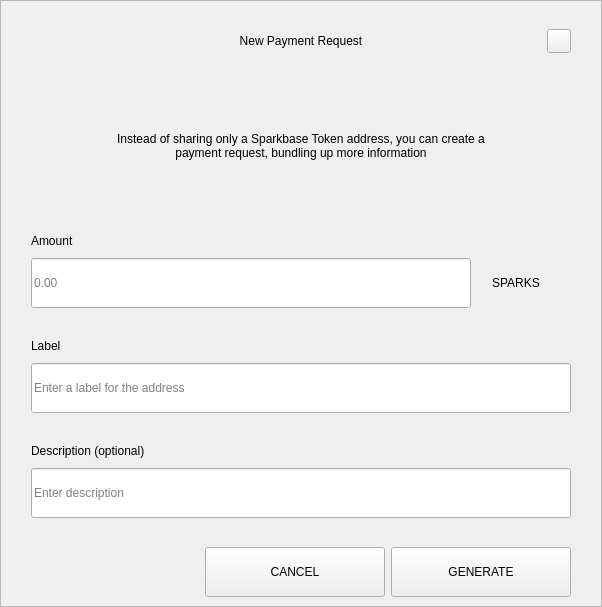
<?xml version="1.0" encoding="UTF-8"?>
<ui version="4.0">
 <class>RequestDialog</class>
 <widget class="QDialog" name="RequestDialog">
  <property name="geometry">
   <rect>
    <x>0</x>
    <y>0</y>
    <width>602</width>
    <height>607</height>
   </rect>
  </property>
  <property name="windowTitle">
   <string>Dialog</string>
  </property>
  <layout class="QVBoxLayout" name="verticalLayout_5">
   <property name="spacing">
    <number>0</number>
   </property>
   <property name="leftMargin">
    <number>0</number>
   </property>
   <property name="topMargin">
    <number>0</number>
   </property>
   <property name="rightMargin">
    <number>0</number>
   </property>
   <property name="bottomMargin">
    <number>0</number>
   </property>
   <item>
    <widget class="QFrame" name="frame">
     <property name="styleSheet">
      <string notr="true"/>
     </property>
     <property name="frameShape">
      <enum>QFrame::StyledPanel</enum>
     </property>
     <property name="frameShadow">
      <enum>QFrame::Raised</enum>
     </property>
     <layout class="QVBoxLayout" name="verticalLayout_4" stretch="1,0,0">
      <property name="spacing">
       <number>0</number>
      </property>
      <property name="leftMargin">
       <number>30</number>
      </property>
      <property name="topMargin">
       <number>20</number>
      </property>
      <property name="rightMargin">
       <number>30</number>
      </property>
      <property name="bottomMargin">
       <number>0</number>
      </property>
      <item>
       <layout class="QHBoxLayout" name="horizontalLayout_3">
        <property name="spacing">
         <number>0</number>
        </property>
        <item>
         <spacer name="horizontalSpacer_21">
          <property name="orientation">
           <enum>Qt::Horizontal</enum>
          </property>
          <property name="sizeHint" stdset="0">
           <size>
            <width>40</width>
            <height>20</height>
           </size>
          </property>
         </spacer>
        </item>
        <item>
         <widget class="QLabel" name="labelTitle">
          <property name="minimumSize">
           <size>
            <width>0</width>
            <height>40</height>
           </size>
          </property>
          <property name="maximumSize">
           <size>
            <width>16777215</width>
            <height>40</height>
           </size>
          </property>
          <property name="styleSheet">
           <string notr="true">padding-left:24px;</string>
          </property>
          <property name="text">
           <string>New Payment Request</string>
          </property>
          <property name="alignment">
           <set>Qt::AlignCenter</set>
          </property>
          <property name="margin">
           <number>7</number>
          </property>
         </widget>
        </item>
        <item>
         <spacer name="horizontalSpacer">
          <property name="orientation">
           <enum>Qt::Horizontal</enum>
          </property>
          <property name="sizeHint" stdset="0">
           <size>
            <width>40</width>
            <height>20</height>
           </size>
          </property>
         </spacer>
        </item>
        <item>
         <widget class="QPushButton" name="btnEsc">
          <property name="minimumSize">
           <size>
            <width>24</width>
            <height>24</height>
           </size>
          </property>
          <property name="maximumSize">
           <size>
            <width>24</width>
            <height>24</height>
           </size>
          </property>
          <property name="focusPolicy">
           <enum>Qt::NoFocus</enum>
          </property>
          <property name="text">
           <string/>
          </property>
         </widget>
        </item>
       </layout>
      </item>
      <item>
       <widget class="QStackedWidget" name="stack">
        <property name="minimumSize">
         <size>
          <width>540</width>
          <height>0</height>
         </size>
        </property>
        <property name="maximumSize">
         <size>
          <width>540</width>
          <height>16777215</height>
         </size>
        </property>
        <property name="currentIndex">
         <number>0</number>
        </property>
        <widget class="QWidget" name="page_1">
         <property name="minimumSize">
          <size>
           <width>540</width>
           <height>0</height>
          </size>
         </property>
         <property name="maximumSize">
          <size>
           <width>540</width>
           <height>16777215</height>
          </size>
         </property>
         <layout class="QVBoxLayout" name="layout1">
          <property name="spacing">
           <number>0</number>
          </property>
          <property name="leftMargin">
           <number>0</number>
          </property>
          <property name="topMargin">
           <number>0</number>
          </property>
          <property name="rightMargin">
           <number>0</number>
          </property>
          <property name="bottomMargin">
           <number>0</number>
          </property>
          <item>
           <spacer name="verticalSpacer_21">
            <property name="orientation">
             <enum>Qt::Vertical</enum>
            </property>
            <property name="sizeType">
             <enum>QSizePolicy::Fixed</enum>
            </property>
            <property name="sizeHint" stdset="0">
             <size>
              <width>20</width>
              <height>30</height>
             </size>
            </property>
           </spacer>
          </item>
          <item alignment="Qt::AlignHCenter">
           <widget class="QLabel" name="labelMessage">
            <property name="minimumSize">
             <size>
              <width>400</width>
              <height>50</height>
             </size>
            </property>
            <property name="text">
             <string>Instead of sharing only a Sparkbase Token address, you can create a payment request, bundling up more information</string>
            </property>
            <property name="alignment">
             <set>Qt::AlignCenter</set>
            </property>
            <property name="wordWrap">
             <bool>true</bool>
            </property>
           </widget>
          </item>
          <item alignment="Qt::AlignBottom">
           <widget class="QWidget" name="containerAmount" native="true">
            <layout class="QVBoxLayout" name="verticalLayout">
             <property name="spacing">
              <number>9</number>
             </property>
             <property name="leftMargin">
              <number>0</number>
             </property>
             <property name="topMargin">
              <number>0</number>
             </property>
             <property name="rightMargin">
              <number>0</number>
             </property>
             <property name="bottomMargin">
              <number>0</number>
             </property>
             <item>
              <widget class="QLabel" name="labelSubtitleAmount">
               <property name="minimumSize">
                <size>
                 <width>350</width>
                 <height>16</height>
                </size>
               </property>
               <property name="maximumSize">
                <size>
                 <width>16777215</width>
                 <height>16</height>
                </size>
               </property>
               <property name="text">
                <string>Amount</string>
               </property>
              </widget>
             </item>
             <item alignment="Qt::AlignTop">
              <widget class="QWidget" name="layoutAmount" native="true">
               <layout class="QHBoxLayout" name="horizontalLayout" stretch="2,0">
                <property name="spacing">
                 <number>0</number>
                </property>
                <property name="leftMargin">
                 <number>0</number>
                </property>
                <property name="topMargin">
                 <number>0</number>
                </property>
                <property name="rightMargin">
                 <number>0</number>
                </property>
                <property name="bottomMargin">
                 <number>0</number>
                </property>
                <item>
                 <widget class="QLineEdit" name="lineEditAmount">
                  <property name="minimumSize">
                   <size>
                    <width>0</width>
                    <height>50</height>
                   </size>
                  </property>
                  <property name="maximumSize">
                   <size>
                    <width>16777215</width>
                    <height>50</height>
                   </size>
                  </property>
                  <property name="placeholderText">
                   <string notr="true">0.00</string>
                  </property>
                 </widget>
                </item>
                <item>
                 <widget class="QWidget" name="comboContainer" native="true">
                  <property name="minimumSize">
                   <size>
                    <width>100</width>
                    <height>50</height>
                   </size>
                  </property>
                  <property name="maximumSize">
                   <size>
                    <width>16777215</width>
                    <height>50</height>
                   </size>
                  </property>
                  <layout class="QHBoxLayout" name="horizontalLayout_31">
                   <property name="spacing">
                    <number>0</number>
                   </property>
                   <property name="leftMargin">
                    <number>0</number>
                   </property>
                   <property name="topMargin">
                    <number>0</number>
                   </property>
                   <property name="rightMargin">
                    <number>10</number>
                   </property>
                   <property name="bottomMargin">
                    <number>0</number>
                   </property>
                   <item>
                    <widget class="QLabel" name="comboBoxCoin">
                     <property name="text">
                      <string>SPARKS</string>
                     </property>
                     <property name="alignment">
                      <set>Qt::AlignCenter</set>
                     </property>
                    </widget>
                   </item>
                  </layout>
                 </widget>
                </item>
               </layout>
              </widget>
             </item>
            </layout>
           </widget>
          </item>
          <item>
           <spacer name="verticalSpacer_31">
            <property name="orientation">
             <enum>Qt::Vertical</enum>
            </property>
            <property name="sizeType">
             <enum>QSizePolicy::Fixed</enum>
            </property>
            <property name="sizeHint" stdset="0">
             <size>
              <width>20</width>
              <height>30</height>
             </size>
            </property>
           </spacer>
          </item>
          <item>
           <layout class="QVBoxLayout" name="verticalLayoutLabel">
            <property name="spacing">
             <number>9</number>
            </property>
            <item>
             <widget class="QLabel" name="labelSubtitleLabel">
              <property name="minimumSize">
               <size>
                <width>0</width>
                <height>16</height>
               </size>
              </property>
              <property name="maximumSize">
               <size>
                <width>16777215</width>
                <height>16</height>
               </size>
              </property>
              <property name="text">
               <string>Label</string>
              </property>
             </widget>
            </item>
            <item>
             <widget class="QLineEdit" name="lineEditLabel">
              <property name="minimumSize">
               <size>
                <width>0</width>
                <height>50</height>
               </size>
              </property>
              <property name="maximumSize">
               <size>
                <width>16777215</width>
                <height>50</height>
               </size>
              </property>
              <property name="placeholderText">
               <string>Enter a label for the address</string>
              </property>
             </widget>
            </item>
           </layout>
          </item>
          <item>
           <spacer name="verticalSpacer_34">
            <property name="orientation">
             <enum>Qt::Vertical</enum>
            </property>
            <property name="sizeType">
             <enum>QSizePolicy::Fixed</enum>
            </property>
            <property name="sizeHint" stdset="0">
             <size>
              <width>20</width>
              <height>30</height>
             </size>
            </property>
           </spacer>
          </item>
          <item>
           <layout class="QVBoxLayout" name="verticalLayoutDescription">
            <property name="spacing">
             <number>9</number>
            </property>
            <item>
             <widget class="QLabel" name="labelSubtitleDescription">
              <property name="minimumSize">
               <size>
                <width>0</width>
                <height>16</height>
               </size>
              </property>
              <property name="maximumSize">
               <size>
                <width>16777215</width>
                <height>16</height>
               </size>
              </property>
              <property name="text">
               <string>Description (optional)</string>
              </property>
             </widget>
            </item>
            <item>
             <widget class="QLineEdit" name="lineEditDescription">
              <property name="minimumSize">
               <size>
                <width>0</width>
                <height>50</height>
               </size>
              </property>
              <property name="maximumSize">
               <size>
                <width>16777215</width>
                <height>50</height>
               </size>
              </property>
              <property name="placeholderText">
               <string>Enter description</string>
              </property>
             </widget>
            </item>
            <item>
             <spacer name="verticalSpacer_4">
              <property name="orientation">
               <enum>Qt::Vertical</enum>
              </property>
              <property name="sizeType">
               <enum>QSizePolicy::Fixed</enum>
              </property>
              <property name="sizeHint" stdset="0">
               <size>
                <width>20</width>
                <height>20</height>
               </size>
              </property>
             </spacer>
            </item>
           </layout>
          </item>
         </layout>
        </widget>
        <widget class="QWidget" name="page_2">
         <layout class="QVBoxLayout" name="layout2">
          <item>
           <spacer name="verticalSpacer_5">
            <property name="orientation">
             <enum>Qt::Vertical</enum>
            </property>
            <property name="sizeType">
             <enum>QSizePolicy::Fixed</enum>
            </property>
            <property name="sizeHint" stdset="0">
             <size>
              <width>20</width>
              <height>50</height>
             </size>
            </property>
           </spacer>
          </item>
          <item alignment="Qt::AlignHCenter">
           <widget class="QLabel" name="labelQrImg">
            <property name="minimumSize">
             <size>
              <width>260</width>
              <height>260</height>
             </size>
            </property>
            <property name="maximumSize">
             <size>
              <width>260</width>
              <height>260</height>
             </size>
            </property>
            <property name="text">
             <string/>
            </property>
            <property name="alignment">
             <set>Qt::AlignCenter</set>
            </property>
           </widget>
          </item>
          <item>
           <spacer name="verticalSpacer_2">
            <property name="orientation">
             <enum>Qt::Vertical</enum>
            </property>
            <property name="sizeType">
             <enum>QSizePolicy::Fixed</enum>
            </property>
            <property name="sizeHint" stdset="0">
             <size>
              <width>20</width>
              <height>30</height>
             </size>
            </property>
           </spacer>
          </item>
          <item alignment="Qt::AlignHCenter">
           <widget class="QLabel" name="labelAddress">
            <property name="text">
             <string>D7VFR83SQbiezrW72hjcWJtcfip5krte2Z </string>
            </property>
           </widget>
          </item>
          <item>
           <spacer name="verticalSpacer_32">
            <property name="orientation">
             <enum>Qt::Vertical</enum>
            </property>
            <property name="sizeType">
             <enum>QSizePolicy::Expanding</enum>
            </property>
            <property name="sizeHint" stdset="0">
             <size>
              <width>20</width>
              <height>20</height>
             </size>
            </property>
           </spacer>
          </item>
          <item>
           <layout class="QHBoxLayout" name="horizontal">
            <property name="leftMargin">
             <number>20</number>
            </property>
            <property name="rightMargin">
             <number>20</number>
            </property>
            <property name="bottomMargin">
             <number>20</number>
            </property>
            <item>
             <spacer name="horizontalSpacer_4">
              <property name="orientation">
               <enum>Qt::Horizontal</enum>
              </property>
              <property name="sizeHint" stdset="0">
               <size>
                <width>40</width>
                <height>20</height>
               </size>
              </property>
             </spacer>
            </item>
            <item>
             <widget class="QPushButton" name="btnCopyAddress">
              <property name="minimumSize">
               <size>
                <width>180</width>
                <height>50</height>
               </size>
              </property>
              <property name="text">
               <string>COPY ADDRESS</string>
              </property>
             </widget>
            </item>
            <item>
             <widget class="QPushButton" name="btnCopyUrl">
              <property name="minimumSize">
               <size>
                <width>180</width>
                <height>50</height>
               </size>
              </property>
              <property name="text">
               <string>COPY URL</string>
              </property>
             </widget>
            </item>
            <item>
             <spacer name="horizontalSpacer_2">
              <property name="orientation">
               <enum>Qt::Horizontal</enum>
              </property>
              <property name="sizeHint" stdset="0">
               <size>
                <width>40</width>
                <height>20</height>
               </size>
              </property>
             </spacer>
            </item>
           </layout>
          </item>
         </layout>
        </widget>
       </widget>
      </item>
      <item>
       <widget class="QWidget" name="buttonsStack" native="true">
        <layout class="QHBoxLayout" name="horizontalLayout_5">
         <property name="leftMargin">
          <number>20</number>
         </property>
         <property name="rightMargin">
          <number>0</number>
         </property>
         <item>
          <spacer name="horizontalSpacer_41">
           <property name="orientation">
            <enum>Qt::Horizontal</enum>
           </property>
           <property name="sizeHint" stdset="0">
            <size>
             <width>40</width>
             <height>20</height>
            </size>
           </property>
          </spacer>
         </item>
         <item>
          <widget class="QPushButton" name="btnCancel">
           <property name="minimumSize">
            <size>
             <width>180</width>
             <height>50</height>
            </size>
           </property>
           <property name="focusPolicy">
            <enum>Qt::NoFocus</enum>
           </property>
           <property name="text">
            <string>CANCEL</string>
           </property>
          </widget>
         </item>
         <item>
          <widget class="QPushButton" name="btnSave">
           <property name="minimumSize">
            <size>
             <width>180</width>
             <height>50</height>
            </size>
           </property>
           <property name="focusPolicy">
            <enum>Qt::NoFocus</enum>
           </property>
           <property name="text">
            <string>GENERATE</string>
           </property>
          </widget>
         </item>
        </layout>
       </widget>
      </item>
     </layout>
    </widget>
   </item>
  </layout>
 </widget>
 <resources/>
 <connections/>
</ui>
